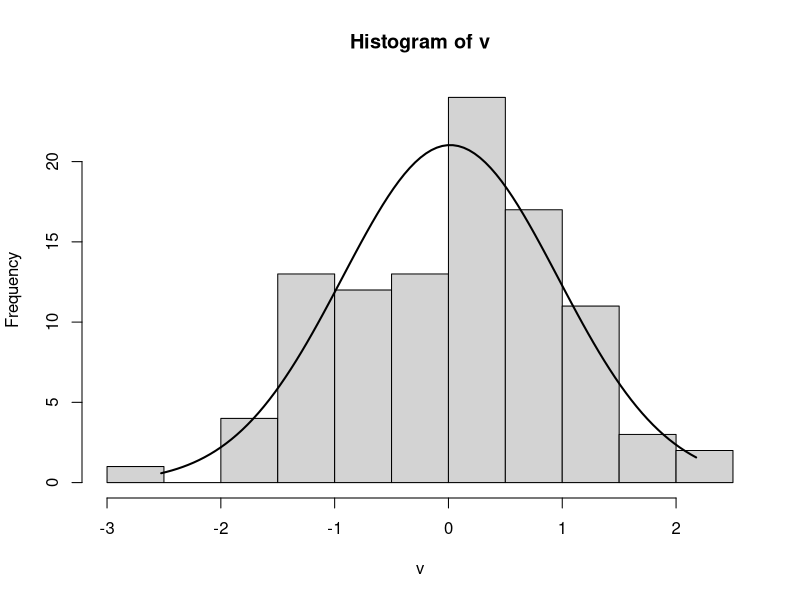

The R script that drew this image:
# Overlay a normal curve on a histogram in R-base
# Ref: https://t.ly/BYyGE

n <- 100
v <- rnorm(n)
h <- hist(v, freq = T)
xfit <- seq(min(v), max(v), length = n)
yfit <- dnorm(xfit, mean = mean(v), sd = sd(v))
yfit <- yfit * diff(h$mids[1:2]) * length(v) 


lines(xfit, yfit, col = 'black', lwd = 2)
